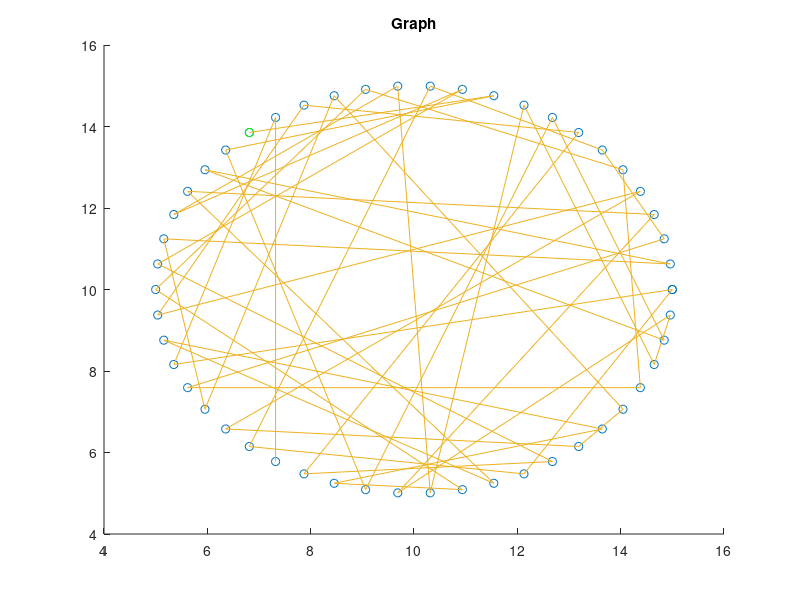

This figure's MATLAB source: (Note: this script raises an error after producing the figure.)
clc
clear all

% Init params
chromosome_size = 64;
N = 50; % Quantity points
max_epoch = 50;
population_size = 15;
results = [];

% Gen circle
circle_center = 10;
circle_r = 5;
points = zeros(N+1, 3);

t = [0:pi/(N)*2:2*pi];
points(:, 1) = circle_r * cos(t) + circle_center; 
points(:, 2) = circle_r * sin(t) + circle_center; 
figure
title('Graph');
hold on
plot(points(:, 1), points(:, 2), 'o'); 

i = 1;
alpabet = [];
for c = 1:150
    alpabet(i) = c;
    i = i + 1;
end
for i = 1:N
    points(i, 3) = alpabet(i);
end

% Calc incidence matrix
inc_matrix = zeros(N);
for i = 1:N
    for j = 1:N
        if (i ~= j)
            p1 = points(i,:);
            p2 = points(j,:);
            dist = sqrt(((p2(1) - p1(1))^2 + (p2(2) - p1(2))^2));
%             hold on
%             plot([p1(1), p2(1)], [p1(2), p2(2)]);
    
            inc_matrix(i,j) = dist;
        end
    end
end

% Gen population
population = zeros(population_size, N);
for i = 1:population_size
    chromosome = zeros(N, 1);
    randindexes = randperm(N, N);
    for j = 1:N
        index =  randindexes(j);
        chromosome(j) = index;
    end
    population(i,:) = chromosome;
end

% plot first path
x = [];
y = [];
% first point
hold on 
plot(points(population(1,1),1), points(population(1,1),2), 'o', 'color', 'g');
dist = 0;
for i = 1:N
hold on
x(i) = points(population(1,i),1);
y(i) = points(population(1,i),2);
end
plot(x,y);

results(1) = evaluate_population(population, inc_matrix, points);


% Fit
for k = 1:max_epoch
%     Greed crossover
    new_population = zeros(population_size, N);
    for i = 1:population_size
        new_chromosome = create_new_chromosome(i, population, inc_matrix);
        new_population(i, :) = new_chromosome;
        
    end
    results(k+1) = evaluate_population(new_population, inc_matrix, points);
    population = new_population;
%     break;
end

figure
title('Fit summary')
plot(results)
